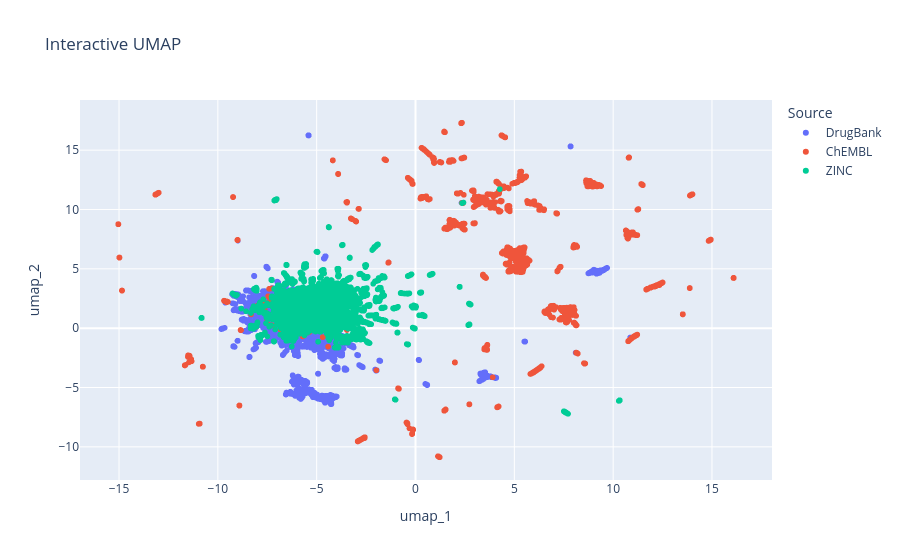

Notebook cell for this chart:
### Markdown cell above
Since we added the umap_1 and umap_2 columns directly to our dataframe, every point in the scatter plot corresponds exactly to the molecule in that row. We can now map clusters back to original molecules.

### Code cell
import plotly.express as px

fig = px.scatter(
    df,
    x='umap_1',
    y='umap_2',
    color='Source',
    hover_data=['Canonical_SMILES', 'Source'], # Add any columns you want to see
    title='Interactive UMAP'
)
fig.show()

### Figure 1 — Plotly figure (JSON) as saved in the notebook; plotly's stock layout.template omitted (floating-point values rounded to 4 significant figures; data arrays with more than 128 entries replaced by an {"elided": "..."} marker saying what was removed)
{"data": [{"customdata": {"elided": "7120x2 str values"}, "hovertemplate": "Source=%{customdata[1]}<br>umap_1=%{x}<br>umap_2=%{y}<br>Canonical_SMILES=%{customdata[0]}<extra></extra>", "legendgroup": "DrugBank", "marker": {"color": "#636efa", "symbol": "circle"}, "mode": "markers", "name": "DrugBank", "showlegend": true, "x": {"elided": "7120 float values"}, "xaxis": "x", "y": {"elided": "7120 float values"}, "yaxis": "y", "type": "scattergl"}, {"customdata": {"elided": "4596x2 str values"}, "hovertemplate": "Source=%{customdata[1]}<br>umap_1=%{x}<br>umap_2=%{y}<br>Canonical_SMILES=%{customdata[0]}<extra></extra>", "legendgroup": "ChEMBL", "marker": {"color": "#EF553B", "symbol": "circle"}, "mode": "markers", "name": "ChEMBL", "showlegend": true, "x": {"elided": "4596 float values"}, "xaxis": "x", "y": {"elided": "4596 float values"}, "yaxis": "y", "type": "scattergl"}, {"customdata": {"elided": "7180x2 str values"}, "hovertemplate": "Source=%{customdata[1]}<br>umap_1=%{x}<br>umap_2=%{y}<br>Canonical_SMILES=%{customdata[0]}<extra></extra>", "legendgroup": "ZINC", "marker": {"color": "#00cc96", "symbol": "circle"}, "mode": "markers", "name": "ZINC", "showlegend": true, "x": {"elided": "7180 float values"}, "xaxis": "x", "y": {"elided": "7180 float values"}, "yaxis": "y", "type": "scattergl"}], "layout": {"xaxis": {"anchor": "y", "domain": [0.0, 1.0], "title": {"text": "umap_1"}}, "yaxis": {"anchor": "x", "domain": [0.0, 1.0], "title": {"text": "umap_2"}}, "legend": {"title": {"text": "Source"}, "tracegroupgap": 0}, "title": {"text": "Interactive UMAP"}}}
